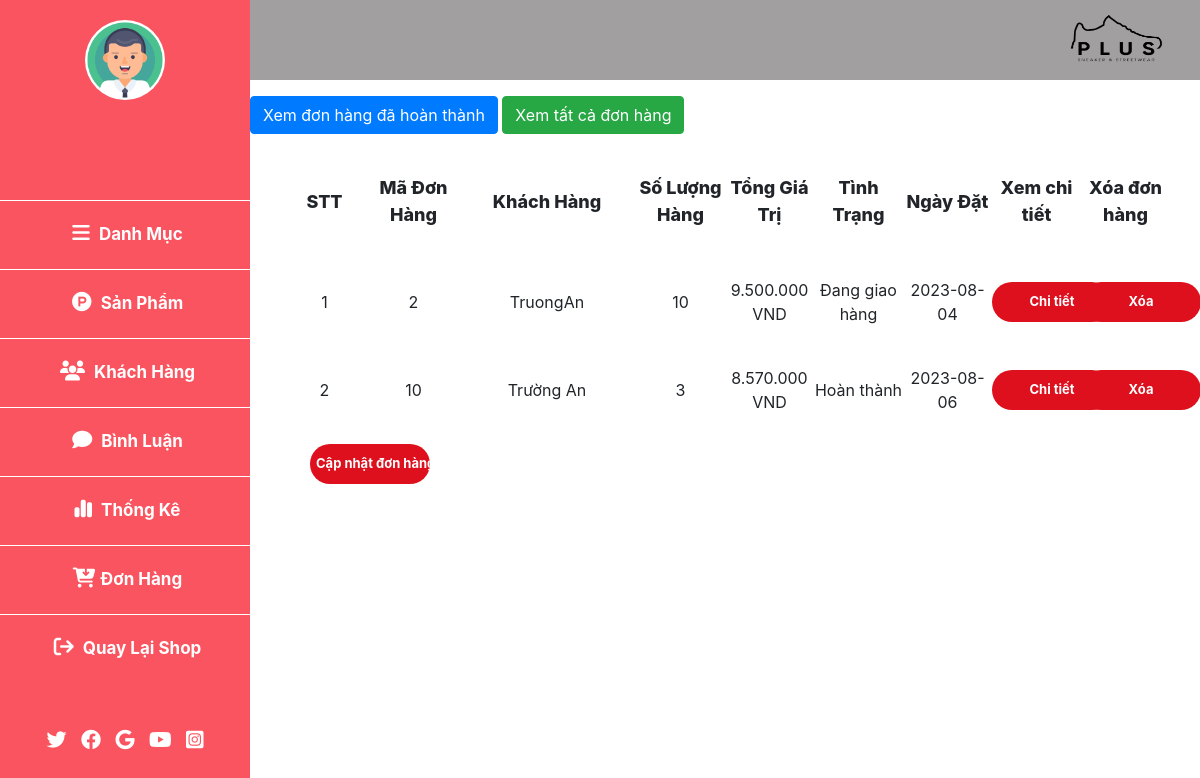
The page /admin/index.php?btn=page_dh on the database its author committed.
### tables this page shows
CREATE TABLE `don_hang` (
  `ma_order` int(10) NOT NULL,
  `ho_ten` varchar(100) NOT NULL,
  `email` varchar(100) NOT NULL,
  `sdt` varchar(11) NOT NULL,
  `dia_chi` varchar(200) NOT NULL,
  `ghi_chu` varchar(100) NOT NULL,
  `don_gia` int(15) NOT NULL,
  `ngay_dat` date NOT NULL,
  `trang_thai` varchar(20) NOT NULL,
  `ngay_update` date DEFAULT NULL
);

### model/pdo.php (called while the page is built, shortened)
<?php
if (!function_exists('pdo_get_connection')) {
    function pdo_get_connection()
    {
        $dburl = "mysql:host=localhost;dbname=project_duan1;charset=utf8";
        $username = 'root';
        $password = '';
        $conn = new PDO($dburl, $username, $password);
        $conn->setAttribute(PDO::ATTR_ERRMODE, PDO::ERRMODE_EXCEPTION);
        return $conn;
    }
}
if (!function_exists('pdo_query')) {
    function pdo_query($sql)
    {
        $sql_args = array_slice(func_get_args(), 1);
        try {
            $conn = pdo_get_connection();
            $stmt = $conn->prepare($sql);
            $stmt->execute($sql_args);
            $rows = $stmt->fetchAll();
            return $rows;
        } catch (PDOException $e) {
            throw $e;
        } finally {
            unset($conn);
        }
    }
}
if (!function_exists('pdo_query_one')) {
    function pdo_query_one($sql)
    {
        $sql_args = array_slice(func_get_args(), 1);
        try {
            $conn = pdo_get_connection();
            $stmt = $conn->prepare($sql);
            $stmt->execute($sql_args);
            $row = $stmt->fetch(PDO::FETCH_ASSOC);
            return $row;
        } catch (PDOException $e) {
            throw $e;
        } finally {
            unset($conn);
        }
    }
}

### admin/order/order.php (the view, shortened to what this page needs)
<main>
    <div class="logo">
        <img src="../img/image(1269)_preview_rev_1 (1).png" alt="">
    </div>
    <div class="mt-3">
        <a name="" id="" class="btn btn-primary" href="index.php?btn=dh_ht" role="button">Xem đơn hàng đã hoàn thành</a>
        <a name="" id="" class="btn btn-success" href="index.php?btn=page_dh" role="button">Xem tất cả đơn hàng</a>
    </div>
    <div class="content">
        <div class="content-product">
            <div style="width: 10%;" class="product-title">STT</div>
            <div style="width: 10%;" class="product-title">Mã Đơn Hàng</div>
            <div style="width: 20%;" class="product-title">Khách Hàng</div>
            <div style="width: 10%;" class="product-title">Số Lượng Hàng</div>
            <div style="width: 10%;" class="product-title">Tổng Giá Trị</div>
            <div style="width: 10%;" class="product-title">Tình Trạng</div>
            <div style="width: 10%;" class="product-title">Ngày Đặt</div>
            <div style="width: 10%;" class="product-title">Xem chi tiết</div>
            <div style="width: 10%;" class="product-title">Xóa đơn hàng</div>
        </div>
        <?php
        $i = 1;
        $ship = 30000;
        foreach ($donhang as $list) {
            $id = $list['ma_order'];
            $sl = so_luong_sp($id);
            ?>
            <div class="content-product">
                <div style="width: 10%;" class="product-items">
                    <?php if (isset ($list['ma_order'])) {
                        echo $i;
                    } ?>
                </div>
                <div style="width: 10%;" class="product-items">
                    <?= $list['ma_order'] ?>
                </div>
                <div style="width: 20%;" class="product-items">
                    <?= $list['ho_ten'] ?>
                </div>
                <div style="width: 10%;" class="product-items">
                    <?= $sl['tong'] ?>
                </div>
                <div style="width: 10%;" class="product-items">
                    <?php if (isset ($list['ma_order'])) {
                        echo number_format($list['don_gia'] - $ship, "0", ".", ".") . " VND";
                    } ?>
                </div>
                <div style="width: 10%;" class="product-items">
                    <?= trangthai_donhang($list['trang_thai']) ?>
                </div>
                <div style="width: 10%;" class="product-items">
                    <?= $list['ngay_dat'] ?>
                </div>
                <div style="width: 10%;" class="product-items">
                    <?php if (isset ($list['ma_order'])) {
                        ?>
                        <a href="index.php?btn=chitiet_dh&idct=<?= $list['ma_order'] ?>"><input type="submit" name="add_new"
                                value="Chi tiết" class="btn_submit" style="border: none;"></a>
                        <?php
                    } ?>
                </div>
                <div style="width: 10%;" class="product-items">
                    <?php if (isset ($list['ma_order'])) {
                        ?>
                        <a href="index.php?btn=xoa_dh&id=<?= $list['ma_order'] ?>"
                            onclick="return confirm('Bạn có thực sụ muốn xóa đơn hàng') "><input type="submit" name="add_new"
                                value="Xóa" class="btn_submit" style="border: none;"></a>
                        <?php
                    } ?>
                </div>
            </div>
            <?php
            $i++;
        }
        ?>
        <?php if (isset ($list['ma_order'])) {
            ?>
            <div class="" style="margin-left: 60px; margin-bottom: 20px;">
                <a href="index.php?btn=trangthai_dh">
                    <input type="submit" name="add_new" value="Cập nhật đơn hàng" class="btn_submit"
                        style="border: none;"></a>
            </div>
            <?php
        } ?>
</main>
</div>

### model/donhang.php (shortened to what this page needs)
<?php
if (!function_exists('loadall_donhang')) {
    function loadall_donhang()
    {
        $sql = "SELECT *  FROM `don_hang`
                group by ma_order";
        $donhang = pdo_query($sql);
        return $donhang;
    }
}
if (!function_exists('so_luong_sp')) {
    function so_luong_sp($id)
    {
        $sql = "SELECT sum(soluong) as tong  FROM `don_hang_chitiet` where ma_order = $id  group by ma_order";
        $donhang = pdo_query_one($sql);
        return $donhang;
    }
}
function trangthai_donhang($trangthai)
{
    if ($trangthai == 2) {
        echo "Đã xác nhận";
    } elseif ($trangthai == 3) {
        echo "Đang giao hàng";
    } elseif ($trangthai == 4) {
        echo "Hoàn thành";
    } elseif ($trangthai == 1) {
        echo "Chờ xác nhận";
    } else {
        echo "";
    }
}
?>

### css/admin.css (style rules this page uses)
* { box-sizing: border-box; margin: 0; }
main { width: 100%; background-color: white; margin-left: 250px; }
.logo { display: flex; justify-content: end; width: 100%; background-color: #a19f9f; height: 80px; }
.logo img { width: 170px; height: 100%; }
.btn_submit { width: 120px; height: 40px; border-radius: 25px; border: none; background-color: #de101d; color: white; font-size: 13px; font-weight: 700; transition: 0.5s ease; }
.content-product { margin: 20px 30px; display: flex; align-items: center; }
.product-title { text-align: center; font-size: 18px; font-weight: 800; padding: 10px 0; }
.content-product { text-align: center; padding: 10px 0; }

### rows shown on the page
don_hang: ma_order "2", ho_ten "TruongAn", tong "10", $list['don_gia']-$ship "9.500.000", trang_thai "Đang giao hàng", ngay_dat "2023-08-04"
don_hang: ma_order "10", ho_ten "Trường An", tong "3", $list['don_gia']-$ship "8.570.000", trang_thai "Hoàn thành", ngay_dat "2023-08-06"
